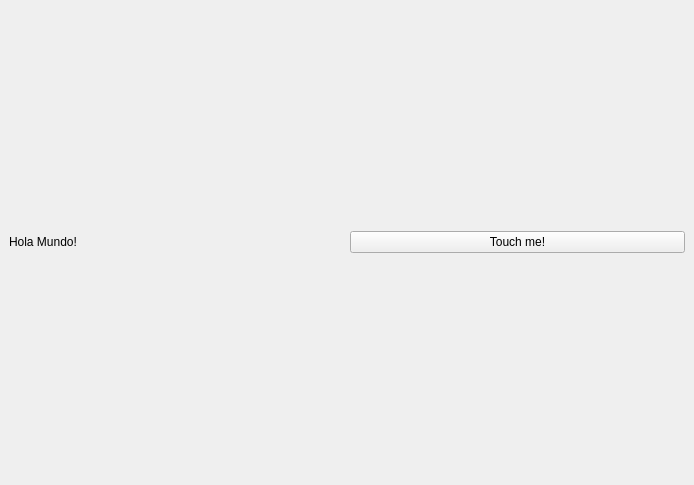
<?xml version="1.0" encoding="UTF-8"?>
<ui version="4.0">
 <class>MainWindow</class>
 <widget class="QMainWindow" name="MainWindow">
  <property name="geometry">
   <rect>
    <x>0</x>
    <y>0</y>
    <width>694</width>
    <height>485</height>
   </rect>
  </property>
  <property name="windowTitle">
   <string>MainWindow</string>
  </property>
  <widget class="QWidget" name="centralwidget">
   <layout class="QGridLayout" name="gridLayout_2">
    <item row="0" column="0">
     <layout class="QGridLayout" name="gridLayout">
      <item row="0" column="1">
       <widget class="QPushButton" name="pushButton">
        <property name="text">
         <string>Touch me!</string>
        </property>
       </widget>
      </item>
      <item row="0" column="0">
       <widget class="QLabel" name="label">
        <property name="text">
         <string>Hola Mundo!</string>
        </property>
       </widget>
      </item>
     </layout>
    </item>
   </layout>
  </widget>
  <widget class="QMenuBar" name="menubar">
   <property name="geometry">
    <rect>
     <x>0</x>
     <y>0</y>
     <width>694</width>
     <height>26</height>
    </rect>
   </property>
  </widget>
 </widget>
 <resources/>
 <connections/>
</ui>
